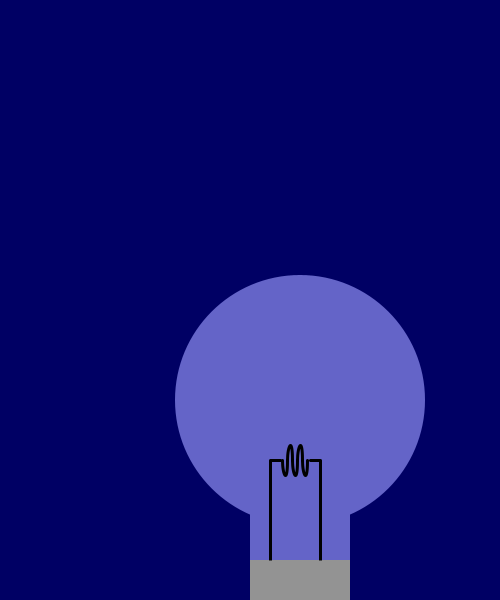
Frame 1 (no input)
Frame 60 (the mouse pressed at the canvas centre just before this capture): identical to frame 1, image omitted
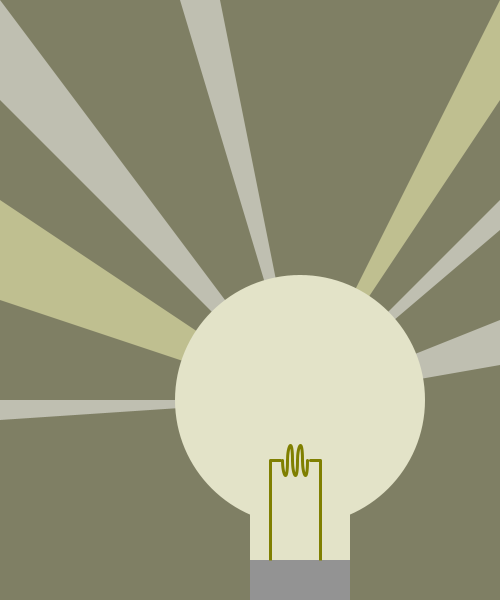
Frame 120 (the mouse held since frame 60 and released just before this capture)

The Processing sketch that drew these frames (run headless with seeded random() and noise(); from frame 60 on, the mouse is pressed at the canvas centre):

// Processing sketch: processing_135052
// ── processing_135052.pde

/**
Yingying Yang
Creative Computing Section B
Wk 3 Assignment - Interactivity
*/

int bx = 300;
int by = 400;

void setup() {
  size(500, 600);
}


void draw() {

  float c = map(mouseX, 0, width, 0, 255);
  float d = map(mouseY, 0, height, 0, 255);
  background(c, c, 100);

//rays
noStroke();
color from = color(d+150,c+175,random(150,200));
color to = color(c+175,d+200,d+225);
color interA = lerpColor(from, to, .1);
color interB = lerpColor(from, to, 1);
fill(interA,c);
triangle(bx,by,width,0,width,by-300);
triangle(bx,by,0,by-200,0,by-100);
fill(interB,c);
triangle(bx,by,width,by-200,width,by-170);
triangle(bx,by,width,by-80,width,by-35);
triangle(bx,by,bx-120,0,bx-80,0);
triangle(bx,by,0,0,0,by-300);
triangle(bx,by,0,by,0,by+20);

//lightbulb
fill(c+100,c+100,200);
ellipse(bx,by,250,250);
rect(bx-50,by+50,100,150);
fill(147,147,147);
rect(bx-50,by+160,100,50);

//filament
noFill();
stroke(c,c,0);
strokeWeight(3);
strokeCap(SQUARE);
line(bx-30,by+160,bx-30,by+60);
strokeCap(ROUND);
line(bx-30,by+60,bx-20,by+60);
arc(bx-15,by+60,5,30,0,PI);
arc(bx-10,by+60,5,30,PI,2*PI);
arc(bx-5,by+60,5,30,0,PI);
arc(bx,by+60,5,30,PI,2*PI);
arc(bx+5,by+60,5,30,0,PI);
line(bx+10,by+60,bx+20,by+60);
strokeCap(SQUARE);
line(bx+20,by+160,bx+20,by+60);




}
